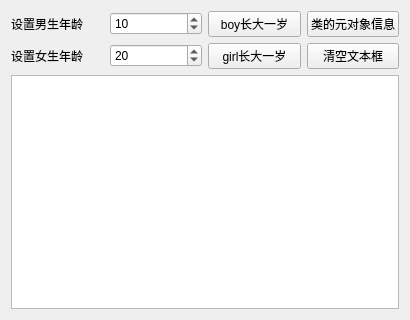
<?xml version="1.0" encoding="UTF-8"?>
<ui version="4.0">
 <class>QmyWidget</class>
 <widget class="QWidget" name="QmyWidget">
  <property name="geometry">
   <rect>
    <x>0</x>
    <y>0</y>
    <width>410</width>
    <height>320</height>
   </rect>
  </property>
  <property name="windowTitle">
   <string>MetaObject的使用</string>
  </property>
  <layout class="QVBoxLayout" name="verticalLayout">
   <item>
    <layout class="QGridLayout" name="gridLayout">
     <item row="0" column="0">
      <widget class="QLabel" name="label">
       <property name="text">
        <string>设置男生年龄</string>
       </property>
      </widget>
     </item>
     <item row="0" column="1">
      <widget class="QSpinBox" name="spinBoy">
       <property name="minimum">
        <number>0</number>
       </property>
       <property name="maximum">
        <number>200</number>
       </property>
       <property name="value">
        <number>10</number>
       </property>
      </widget>
     </item>
     <item row="0" column="2">
      <widget class="QPushButton" name="btnBoyInc">
       <property name="text">
        <string>boy长大一岁</string>
       </property>
      </widget>
     </item>
     <item row="0" column="3">
      <widget class="QPushButton" name="btnClassInfo">
       <property name="text">
        <string>类的元对象信息</string>
       </property>
      </widget>
     </item>
     <item row="1" column="0">
      <widget class="QLabel" name="label_2">
       <property name="text">
        <string>设置女生年龄</string>
       </property>
      </widget>
     </item>
     <item row="1" column="1">
      <widget class="QSpinBox" name="spinGirl">
       <property name="maximum">
        <number>200</number>
       </property>
       <property name="value">
        <number>20</number>
       </property>
      </widget>
     </item>
     <item row="1" column="2">
      <widget class="QPushButton" name="btnGirlInc">
       <property name="text">
        <string>girl长大一岁</string>
       </property>
      </widget>
     </item>
     <item row="1" column="3">
      <widget class="QPushButton" name="btnClear">
       <property name="text">
        <string>清空文本框</string>
       </property>
      </widget>
     </item>
    </layout>
   </item>
   <item>
    <widget class="QPlainTextEdit" name="textEdit"/>
   </item>
  </layout>
 </widget>
 <layoutdefault spacing="6" margin="11"/>
 <resources/>
 <connections/>
</ui>
